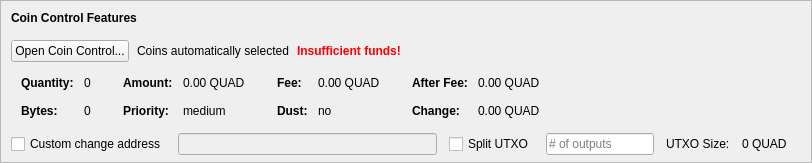
    <widget class="QFrame" name="frameCoinControl">
     <property name="sizePolicy">
      <sizepolicy hsizetype="Expanding" vsizetype="Expanding">
       <horstretch>0</horstretch>
       <verstretch>0</verstretch>
      </sizepolicy>
     </property>
     <property name="maximumSize">
      <size>
       <width>16777215</width>
       <height>16777215</height>
      </size>
     </property>
     <property name="frameShape">
      <enum>QFrame::StyledPanel</enum>
     </property>
     <property name="frameShadow">
      <enum>QFrame::Sunken</enum>
     </property>
     <layout class="QVBoxLayout" name="verticalLayoutCoinControl2">
      <property name="spacing">
       <number>0</number>
      </property>
      <property name="leftMargin">
       <number>0</number>
      </property>
      <property name="topMargin">
       <number>0</number>
      </property>
      <property name="rightMargin">
       <number>0</number>
      </property>
      <property name="bottomMargin">
       <number>6</number>
      </property>
      <item>
       <layout class="QVBoxLayout" name="verticalLayoutCoinControl" stretch="0,0,0,0,1">
        <property name="spacing">
         <number>0</number>
        </property>
        <property name="leftMargin">
         <number>10</number>
        </property>
        <property name="topMargin">
         <number>10</number>
        </property>
        <item>
         <layout class="QHBoxLayout" name="horizontalLayoutCoinControl1">
          <property name="bottomMargin">
           <number>15</number>
          </property>
          <item>
           <widget class="QLabel" name="labelCoinControlFeatures">
            <property name="sizePolicy">
             <sizepolicy hsizetype="Preferred" vsizetype="Maximum">
              <horstretch>0</horstretch>
              <verstretch>0</verstretch>
             </sizepolicy>
            </property>
            <property name="font">
             <font>
              <weight>75</weight>
              <bold>true</bold>
             </font>
            </property>
            <property name="styleSheet">
             <string notr="true">font-weight:bold;</string>
            </property>
            <property name="text">
             <string>Coin Control Features</string>
            </property>
           </widget>
          </item>
         </layout>
        </item>
        <item>
         <layout class="QHBoxLayout" name="horizontalLayoutCoinControl2" stretch="0,0,0,0">
          <property name="spacing">
           <number>8</number>
          </property>
          <property name="bottomMargin">
           <number>10</number>
          </property>
          <item>
           <widget class="QPushButton" name="pushButtonCoinControl">
            <property name="styleSheet">
             <string notr="true"/>
            </property>
            <property name="text">
             <string>Open Coin Control...</string>
            </property>
            <property name="autoDefault">
             <bool>false</bool>
            </property>
           </widget>
          </item>
          <item>
           <widget class="QLabel" name="labelCoinControlAutomaticallySelected">
            <property name="text">
             <string>Coins automatically selected</string>
            </property>
            <property name="margin">
             <number>5</number>
            </property>
           </widget>
          </item>
          <item>
           <widget class="QLabel" name="labelCoinControlInsuffFunds">
            <property name="font">
             <font>
              <weight>75</weight>
              <bold>true</bold>
             </font>
            </property>
            <property name="styleSheet">
             <string notr="true">color:red;font-weight:bold;</string>
            </property>
            <property name="text">
             <string>Insufficient funds!</string>
            </property>
            <property name="margin">
             <number>5</number>
            </property>
           </widget>
          </item>
          <item>
           <spacer name="horizontalSpacerCoinControl">
            <property name="orientation">
             <enum>Qt::Horizontal</enum>
            </property>
            <property name="sizeHint" stdset="0">
             <size>
              <width>40</width>
              <height>1</height>
             </size>
            </property>
           </spacer>
          </item>
         </layout>
        </item>
        <item>
         <widget class="QWidget" name="widgetCoinControl" native="true">
          <property name="sizePolicy">
           <sizepolicy hsizetype="Preferred" vsizetype="Preferred">
            <horstretch>0</horstretch>
            <verstretch>0</verstretch>
           </sizepolicy>
          </property>
          <property name="minimumSize">
           <size>
            <width>0</width>
            <height>0</height>
           </size>
          </property>
          <property name="styleSheet">
           <string notr="true"/>
          </property>
          <layout class="QHBoxLayout" name="horizontalLayoutCoinControl5">
           <property name="leftMargin">
            <number>0</number>
           </property>
           <property name="topMargin">
            <number>0</number>
           </property>
           <property name="rightMargin">
            <number>0</number>
           </property>
           <property name="bottomMargin">
            <number>0</number>
           </property>
           <item>
            <layout class="QHBoxLayout" name="horizontalLayoutCoinControl3" stretch="0,0,0,1">
             <property name="spacing">
              <number>20</number>
             </property>
             <property name="topMargin">
              <number>0</number>
             </property>
             <property name="bottomMargin">
              <number>10</number>
             </property>
             <item>
              <layout class="QFormLayout" name="formLayoutCoinControl1">
               <property name="horizontalSpacing">
                <number>10</number>
               </property>
               <property name="verticalSpacing">
                <number>14</number>
               </property>
               <property name="leftMargin">
                <number>10</number>
               </property>
               <property name="topMargin">
                <number>4</number>
               </property>
               <property name="rightMargin">
                <number>6</number>
               </property>
               <item row="0" column="0">
                <widget class="QLabel" name="labelCoinControlQuantityText">
                 <property name="font">
                  <font>
                   <weight>75</weight>
                   <bold>true</bold>
                  </font>
                 </property>
                 <property name="text">
                  <string>Quantity:</string>
                 </property>
                 <property name="margin">
                  <number>0</number>
                 </property>
                </widget>
               </item>
               <item row="0" column="1">
                <widget class="QLabel" name="labelCoinControlQuantity">
                 <property name="cursor">
                  <cursorShape>IBeamCursor</cursorShape>
                 </property>
                 <property name="contextMenuPolicy">
                  <enum>Qt::ActionsContextMenu</enum>
                 </property>
                 <property name="text">
                  <string notr="true">0</string>
                 </property>
                 <property name="margin">
                  <number>0</number>
                 </property>
                 <property name="textInteractionFlags">
                  <set>Qt::LinksAccessibleByMouse|Qt::TextSelectableByKeyboard|Qt::TextSelectableByMouse</set>
                 </property>
                </widget>
               </item>
               <item row="1" column="0">
                <widget class="QLabel" name="labelCoinControlBytesText">
                 <property name="font">
                  <font>
                   <weight>75</weight>
                   <bold>true</bold>
                  </font>
                 </property>
                 <property name="text">
                  <string>Bytes:</string>
                 </property>
                </widget>
               </item>
               <item row="1" column="1">
                <widget class="QLabel" name="labelCoinControlBytes">
                 <property name="cursor">
                  <cursorShape>IBeamCursor</cursorShape>
                 </property>
                 <property name="contextMenuPolicy">
                  <enum>Qt::ActionsContextMenu</enum>
                 </property>
                 <property name="text">
                  <string notr="true">0</string>
                 </property>
                 <property name="textInteractionFlags">
                  <set>Qt::LinksAccessibleByMouse|Qt::TextSelectableByKeyboard|Qt::TextSelectableByMouse</set>
                 </property>
                </widget>
               </item>
              </layout>
             </item>
             <item>
              <layout class="QFormLayout" name="formLayoutCoinControl2">
               <property name="horizontalSpacing">
                <number>10</number>
               </property>
               <property name="verticalSpacing">
                <number>14</number>
               </property>
               <property name="leftMargin">
                <number>6</number>
               </property>
               <property name="topMargin">
                <number>4</number>
               </property>
               <property name="rightMargin">
                <number>6</number>
               </property>
               <item row="0" column="0">
                <widget class="QLabel" name="labelCoinControlAmountText">
                 <property name="font">
                  <font>
                   <weight>75</weight>
                   <bold>true</bold>
                  </font>
                 </property>
                 <property name="text">
                  <string>Amount:</string>
                 </property>
                 <property name="margin">
                  <number>0</number>
                 </property>
                </widget>
               </item>
               <item row="0" column="1">
                <widget class="QLabel" name="labelCoinControlAmount">
                 <property name="cursor">
                  <cursorShape>IBeamCursor</cursorShape>
                 </property>
                 <property name="contextMenuPolicy">
                  <enum>Qt::ActionsContextMenu</enum>
                 </property>
                 <property name="text">
                  <string notr="true">0.00 QUAD</string>
                 </property>
                 <property name="textInteractionFlags">
                  <set>Qt::LinksAccessibleByMouse|Qt::TextSelectableByKeyboard|Qt::TextSelectableByMouse</set>
                 </property>
                </widget>
               </item>
               <item row="1" column="0">
                <widget class="QLabel" name="labelCoinControlPriorityText">
                 <property name="font">
                  <font>
                   <weight>75</weight>
                   <bold>true</bold>
                  </font>
                 </property>
                 <property name="text">
                  <string>Priority:</string>
                 </property>
                </widget>
               </item>
               <item row="1" column="1">
                <widget class="QLabel" name="labelCoinControlPriority">
                 <property name="cursor">
                  <cursorShape>IBeamCursor</cursorShape>
                 </property>
                 <property name="contextMenuPolicy">
                  <enum>Qt::ActionsContextMenu</enum>
                 </property>
                 <property name="text">
                  <string>medium</string>
                 </property>
                 <property name="textInteractionFlags">
                  <set>Qt::LinksAccessibleByMouse|Qt::TextSelectableByKeyboard|Qt::TextSelectableByMouse</set>
                 </property>
                </widget>
               </item>
              </layout>
             </item>
             <item>
              <layout class="QFormLayout" name="formLayoutCoinControl3">
               <property name="horizontalSpacing">
                <number>10</number>
               </property>
               <property name="verticalSpacing">
                <number>14</number>
               </property>
               <property name="leftMargin">
                <number>6</number>
               </property>
               <property name="topMargin">
                <number>4</number>
               </property>
               <property name="rightMargin">
                <number>6</number>
               </property>
               <item row="0" column="0">
                <widget class="QLabel" name="labelCoinControlFeeText">
                 <property name="font">
                  <font>
                   <weight>75</weight>
                   <bold>true</bold>
                  </font>
                 </property>
                 <property name="text">
                  <string>Fee:</string>
                 </property>
                 <property name="margin">
                  <number>0</number>
                 </property>
                </widget>
               </item>
               <item row="0" column="1">
                <widget class="QLabel" name="labelCoinControlFee">
                 <property name="cursor">
                  <cursorShape>IBeamCursor</cursorShape>
                 </property>
                 <property name="contextMenuPolicy">
                  <enum>Qt::ActionsContextMenu</enum>
                 </property>
                 <property name="text">
                  <string notr="true">0.00 QUAD</string>
                 </property>
                 <property name="textInteractionFlags">
                  <set>Qt::LinksAccessibleByMouse|Qt::TextSelectableByKeyboard|Qt::TextSelectableByMouse</set>
                 </property>
                </widget>
               </item>
               <item row="1" column="0">
                <widget class="QLabel" name="labelCoinControlLowOutputText">
                 <property name="font">
                  <font>
                   <weight>75</weight>
                   <bold>true</bold>
                  </font>
                 </property>
                 <property name="text">
                  <string>Dust:</string>
                 </property>
                </widget>
               </item>
               <item row="1" column="1">
                <widget class="QLabel" name="labelCoinControlLowOutput">
                 <property name="cursor">
                  <cursorShape>IBeamCursor</cursorShape>
                 </property>
                 <property name="contextMenuPolicy">
                  <enum>Qt::ActionsContextMenu</enum>
                 </property>
                 <property name="text">
                  <string>no</string>
                 </property>
                 <property name="textInteractionFlags">
                  <set>Qt::LinksAccessibleByMouse|Qt::TextSelectableByKeyboard|Qt::TextSelectableByMouse</set>
                 </property>
                </widget>
               </item>
              </layout>
             </item>
             <item>
              <layout class="QFormLayout" name="formLayoutCoinControl4">
               <property name="horizontalSpacing">
                <number>10</number>
               </property>
               <property name="verticalSpacing">
                <number>14</number>
               </property>
               <property name="leftMargin">
                <number>6</number>
               </property>
               <property name="topMargin">
                <number>4</number>
               </property>
               <property name="rightMargin">
                <number>6</number>
               </property>
               <item row="0" column="0">
                <widget class="QLabel" name="labelCoinControlAfterFeeText">
                 <property name="font">
                  <font>
                   <weight>75</weight>
                   <bold>true</bold>
                  </font>
                 </property>
                 <property name="text">
                  <string>After Fee:</string>
                 </property>
                 <property name="margin">
                  <number>0</number>
                 </property>
                </widget>
               </item>
               <item row="0" column="1">
                <widget class="QLabel" name="labelCoinControlAfterFee">
                 <property name="cursor">
                  <cursorShape>IBeamCursor</cursorShape>
                 </property>
                 <property name="contextMenuPolicy">
                  <enum>Qt::ActionsContextMenu</enum>
                 </property>
                 <property name="text">
                  <string notr="true">0.00 QUAD</string>
                 </property>
                 <property name="textInteractionFlags">
                  <set>Qt::LinksAccessibleByMouse|Qt::TextSelectableByKeyboard|Qt::TextSelectableByMouse</set>
                 </property>
                </widget>
               </item>
               <item row="1" column="0">
                <widget class="QLabel" name="labelCoinControlChangeText">
                 <property name="font">
                  <font>
                   <weight>75</weight>
                   <bold>true</bold>
                  </font>
                 </property>
                 <property name="text">
                  <string>Change:</string>
                 </property>
                </widget>
               </item>
               <item row="1" column="1">
                <widget class="QLabel" name="labelCoinControlChange">
                 <property name="cursor">
                  <cursorShape>IBeamCursor</cursorShape>
                 </property>
                 <property name="contextMenuPolicy">
                  <enum>Qt::ActionsContextMenu</enum>
                 </property>
                 <property name="text">
                  <string notr="true">0.00 QUAD</string>
                 </property>
                 <property name="textInteractionFlags">
                  <set>Qt::LinksAccessibleByMouse|Qt::TextSelectableByKeyboard|Qt::TextSelectableByMouse</set>
                 </property>
                </widget>
               </item>
              </layout>
             </item>
            </layout>
           </item>
          </layout>
         </widget>
        </item>
        <item>
         <layout class="QHBoxLayout" name="horizontalLayoutCoinControl4" stretch="0,0,0,0,0,0,0">
          <property name="spacing">
           <number>12</number>
          </property>
          <property name="sizeConstraint">
           <enum>QLayout::SetDefaultConstraint</enum>
          </property>
          <property name="topMargin">
           <number>5</number>
          </property>
          <property name="rightMargin">
           <number>5</number>
          </property>
          <item>
           <widget class="QCheckBox" name="checkBoxCoinControlChange">
            <property name="toolTip">
             <string>If this is activated, but the change address is empty or invalid, change will be sent to a newly generated address.</string>
            </property>
            <property name="text">
             <string>Custom change address</string>
            </property>
           </widget>
          </item>
          <item>
           <widget class="QValidatedLineEdit" name="lineEditCoinControlChange">
            <property name="enabled">
             <bool>false</bool>
            </property>
            <property name="sizePolicy">
             <sizepolicy hsizetype="Expanding" vsizetype="Fixed">
              <horstretch>0</horstretch>
              <verstretch>0</verstretch>
             </sizepolicy>
            </property>
           </widget>
          </item>
          <item>
           <widget class="QCheckBox" name="splitBlockCheckBox">
            <property name="text">
             <string>Split UTXO</string>
            </property>
           </widget>
          </item>
          <item>
           <widget class="QLineEdit" name="splitBlockLineEdit">
            <property name="sizePolicy">
             <sizepolicy hsizetype="Fixed" vsizetype="Fixed">
              <horstretch>50</horstretch>
              <verstretch>0</verstretch>
             </sizepolicy>
            </property>
            <property name="placeholderText">
             <string># of outputs</string>
            </property>
           </widget>
          </item>
          <item>
           <widget class="QLabel" name="labelBlockSizeText">
            <property name="text">
             <string>UTXO Size:</string>
            </property>
           </widget>
          </item>
          <item>
           <widget class="QLabel" name="labelBlockSize">
            <property name="text">
             <string>0 QUAD</string>
            </property>
           </widget>
          </item>
          <item>
           <widget class="QLabel" name="labelCoinControlChangeLabel">
            <property name="sizePolicy">
             <sizepolicy hsizetype="Preferred" vsizetype="Expanding">
              <horstretch>0</horstretch>
              <verstretch>0</verstretch>
             </sizepolicy>
            </property>
            <property name="minimumSize">
             <size>
              <width>0</width>
              <height>0</height>
             </size>
            </property>
            <property name="text">
             <string/>
            </property>
            <property name="margin">
             <number>3</number>
            </property>
           </widget>
          </item>
         </layout>
        </item>
        <item>
         <spacer name="verticalSpacerCoinControl">
          <property name="orientation">
           <enum>Qt::Vertical</enum>
          </property>
          <property name="sizeHint" stdset="0">
           <size>
            <width>800</width>
            <height>1</height>
           </size>
          </property>
         </spacer>
        </item>
       </layout>
      </item>
     </layout>
    </widget>
